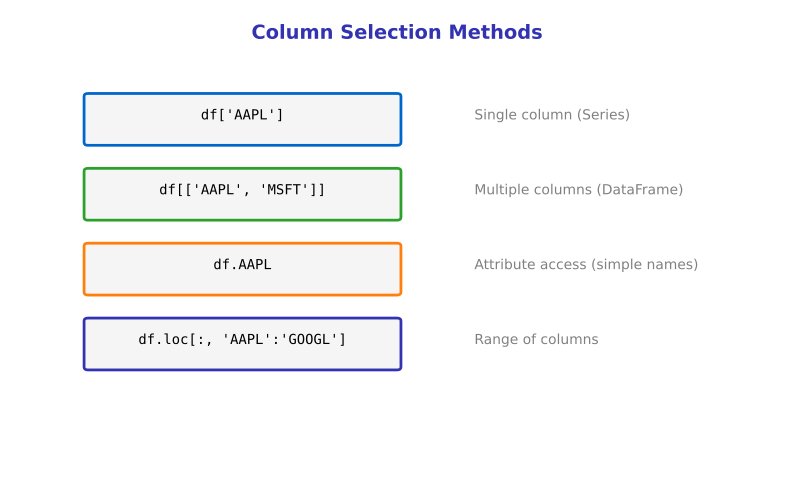

Here is the Python script that generated this plot:
"""Generated chart with course color palette"""
import matplotlib.pyplot as plt
import matplotlib.patches as patches
from matplotlib.patches import FancyBboxPatch, Rectangle, Circle, FancyArrowPatch, Wedge
import numpy as np
import pandas as pd
import seaborn as sns
from pathlib import Path

# Standard matplotlib configuration
plt.rcParams.update({
    'font.size': 10,
    'axes.labelsize': 10,
    'axes.titlesize': 11,
    'xtick.labelsize': 9,
    'ytick.labelsize': 9,
    'legend.fontsize': 9,
    'figure.figsize': (10, 6),
    'figure.dpi': 150
})

# Course colors
MLPURPLE = '#3333B2'
MLLAVENDER = '#ADADE0'
MLBLUE = '#0066CC'
MLORANGE = '#FF7F0E'
MLGREEN = '#2CA02C'
MLRED = '#D62728'

# Course colors already used in this lesson
COLOR_PRIMARY = MLPURPLE
COLOR_SECONDARY = MLPURPLE
COLOR_ACCENT = MLBLUE
COLOR_LIGHT = MLLAVENDER
COLOR_GREEN = MLGREEN
COLOR_ORANGE = MLORANGE
COLOR_RED = MLRED


fig, ax = plt.subplots(figsize=(10, 6))
ax.set_xlim(0, 10)
ax.set_ylim(0, 8)
ax.axis('off')

ax.text(5, 7.5, 'Column Selection Methods', fontsize=14, fontweight='bold', ha='center', color=MLPURPLE)

methods = [
    ("df['AAPL']", 'Single column (Series)', MLBLUE),
    ("df[['AAPL', 'MSFT']]", 'Multiple columns (DataFrame)', MLGREEN),
    ("df.AAPL", 'Attribute access (simple names)', MLORANGE),
    ("df.loc[:, 'AAPL':'GOOGL']", 'Range of columns', MLPURPLE)
]

for i, (code, desc, color) in enumerate(methods):
    y = 6 - i * 1.3
    rect = patches.FancyBboxPatch((1, y - 0.3), 4, 0.8, boxstyle="round,pad=0.05",
                                   facecolor='#F5F5F5', edgecolor=color, linewidth=2)
    ax.add_patch(rect)
    ax.text(3, y + 0.1, code, fontsize=10, ha='center', fontfamily='monospace')
    ax.text(6, y + 0.1, desc, fontsize=10, ha='left', color='gray')

plt.savefig('chart.pdf', dpi=300, bbox_inches='tight')
plt.close()
